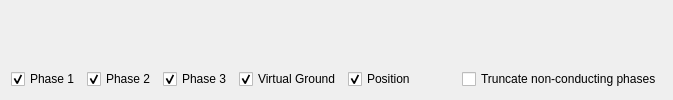
        <widget class="QWidget" name="tab_2">
         <attribute name="title">
          <string>BEMF Plot</string>
         </attribute>
         <layout class="QVBoxLayout" name="verticalLayout_10">
          <item>
           <widget class="QCustomPlot" name="voltagePlot" native="true">
            <property name="sizePolicy">
             <sizepolicy hsizetype="Preferred" vsizetype="MinimumExpanding">
              <horstretch>0</horstretch>
              <verstretch>0</verstretch>
             </sizepolicy>
            </property>
           </widget>
          </item>
          <item>
           <layout class="QHBoxLayout" name="horizontalLayout_4">
            <item>
             <widget class="QCheckBox" name="showPh1Box">
              <property name="text">
               <string>Phase 1</string>
              </property>
              <property name="checked">
               <bool>true</bool>
              </property>
             </widget>
            </item>
            <item>
             <widget class="QCheckBox" name="showPh2Box">
              <property name="text">
               <string>Phase 2</string>
              </property>
              <property name="checked">
               <bool>true</bool>
              </property>
             </widget>
            </item>
            <item>
             <widget class="QCheckBox" name="showPh3Box">
              <property name="text">
               <string>Phase 3</string>
              </property>
              <property name="checked">
               <bool>true</bool>
              </property>
             </widget>
            </item>
            <item>
             <widget class="QCheckBox" name="showVirtualGndBox">
              <property name="text">
               <string>Virtual Ground</string>
              </property>
              <property name="checked">
               <bool>true</bool>
              </property>
             </widget>
            </item>
            <item>
             <widget class="QCheckBox" name="showPosVoltageBox">
              <property name="text">
               <string>Position</string>
              </property>
              <property name="checked">
               <bool>true</bool>
              </property>
             </widget>
            </item>
            <item>
             <spacer name="horizontalSpacer_2">
              <property name="orientation">
               <enum>Qt::Horizontal</enum>
              </property>
              <property name="sizeHint" stdset="0">
               <size>
                <width>40</width>
                <height>20</height>
               </size>
              </property>
             </spacer>
            </item>
            <item>
             <widget class="QCheckBox" name="truncateBox">
              <property name="text">
               <string>Truncate non-conducting phases</string>
              </property>
             </widget>
            </item>
           </layout>
          </item>
         </layout>
        </widget>
